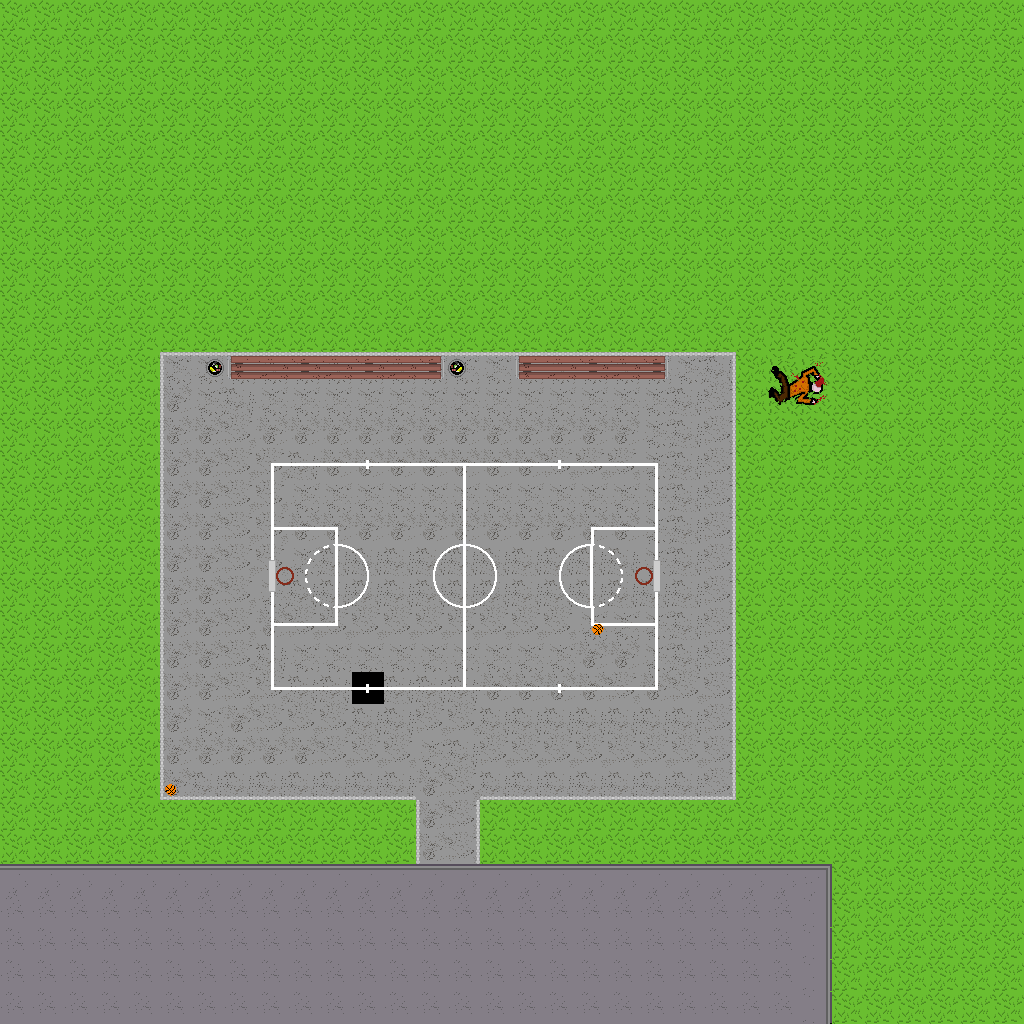

Tiled map render using the project's own tile images. Description and the map definition, with tile-layer contents summarised, below:
An orthogonal 32x32 tile map with 32x32 px tiles, 3 tile layers (Tile Layer 1, Tile Layer 2, Tile Layer 3).

<map version="1.2" tiledversion="1.2.2" orientation="orthogonal" renderorder="right-down" width="32" height="32" tilewidth="32" tileheight="32" infinite="0" nextlayerid="4" nextobjectid="1">
 <tileset firstgid="1" source="outside.tsx" />
 <layer id="1" name="Tile Layer 1" width="32" height="32">
  <data>[1024 cells, 998 non-empty, 19 distinct tile ids]</data>
 </layer>
 <layer id="2" name="Tile Layer 2" width="32" height="32">
  <data>[1024 cells, 212 non-empty, 32 distinct tile ids]</data>
 </layer>
 <layer id="3" name="Tile Layer 3" width="32" height="32">
  <data>[1024 cells, 16 non-empty, 14 distinct tile ids]</data>
 </layer>
</map>
